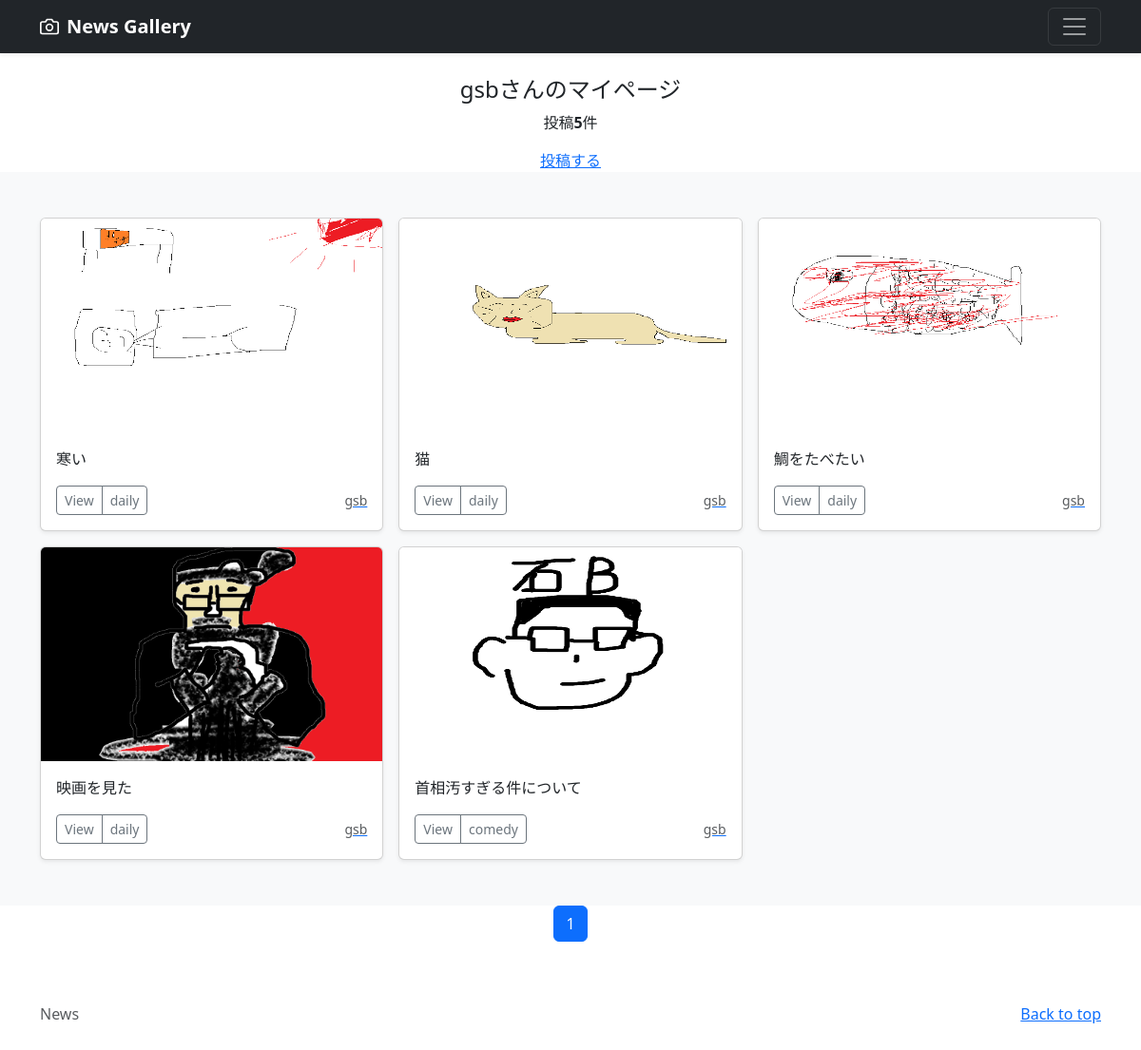
The app's page /mypage/ (signed in) with its own data.
### accounts/models.py (models this page shows)
class CustomUser(AbstractUser):
    pass

### newsapp/models.py (models this page shows, shortened)
class NewsPost(models.Model):
    user = models.ForeignKey(
        CustomUser,
        verbose_name='ユーザー',
        on_delete=models.CASCADE
        )
    category = models.ForeignKey(
        Category,
        verbose_name='カテゴリ',
        on_delete=models.PROTECT
        )
    title = models.CharField(
        verbose_name='タイトル', # フィールドのタイトル
        max_length=200        # 最大文字数は200
        )
    comment = models.TextField(
        verbose_name='コメント',  # フィールドのタイトル
        )
    image1 = models.ImageField(
        verbose_name='イメージ1',# フィールドのタイトル
        upload_to = 'photos'   # MEDIA_ROOT以下のphotosにファイルを保存
        )
    image2 = models.ImageField(
        verbose_name='イメージ2',# フィールドのタイトル
        upload_to = 'photos',  # MEDIA_ROOT以下のphotosにファイルを保存
        blank=True,            # フィールド値の設定は必須でない
        null=True              # データベースにnullが保存されることを許容
        )
    posted_at = models.DateTimeField(
        verbose_name='投稿日時', # フィールドのタイトル
        auto_now_add=True       # 日時を自動追加
        )

class Category(models.Model):
    title = models.CharField(
        verbose_name='カテゴリ', # フィールドのタイトル
        max_length=20)

### newsapp/views.py (the view)
# urls.py: path('mypage/',views.MypageView.as_view(),name='mypage'),
class MypageView(ListView):
    template_name = 'mypage.html'
    paginate_by = 9
    def get_queryset(self):
        queryset  = NewsPost.objects.filter(user=self.request.user).order_by('-posted_at')
        return queryset

### newsapp/templates/mypage.html (shortened to what this page needs)
{% extends 'base.html' %}
{% block contents %}
{% if user.is_authenticated %}
    <br>
    <div style="text-align:center">
        <h4>{{ user.username }}さんのマイページ</h4>
        {% if object_list.count == 0 %}
            <p>{{ user.username }}さんの投稿はありません</p>
        {% else %}
        <p>投稿<strong>{{ object_list.count }}</strong>件</p>
        {% endif %}
        <a href="{% url 'newsapp:post' %}">投稿する</a>
    </div>
{% endif %}
{% include "news_list.html" %}
{% include "pagination.html" %}
{% endblock %}

### newsapp/templates/base.html (shortened to what this page needs)
{% load static %}
<html lang="ja">
  <head>
    <link href="https://cdn.jsdelivr.net/npm/bootstrap@5.3.0/dist/css/bootstrap.min.css" rel="stylesheet">
  </head>
  <body>
    <header data-bs-theme="dark">
      <div class="navbar navbar-dark bg-dark shadow-sm">
        <div class="container">
          <a href="{% url 'newsapp:index' %}" class="navbar-brand d-flex align-items-center">
            <strong>News Gallery</strong>
          </a>
          <button class="navbar-toggler" type="button" data-bs-toggle="collapse" data-bs-target="#navbarHeader" aria-controls="navbarHeader" aria-expanded="false" aria-label="Toggle navigation">
            <span class="navbar-toggler-icon"></span>
          </button>
        </div>
      </div>
    </header>
    <main>
      {% block contents %}{% endblock %}
    </main>
    <footer class="text-body-secondary py-5">
      <div class="container">
        <p class="float-end mb-1">
          <a href="{% url 'newsapp:index' %}">Back to top</a>
        </p>
        <p class="mb-1">News</p>
      </div>
    </footer>
  </body>
</html>

### newsapp/templates/news_list.html
  <div class="album py-5 bg-light">
    <div class="container">
      <div class="row row-cols-1 row-cols-sm-2 row-cols-md-3 g-3">
        {% for record in object_list %}
        <div class="col">
          <div class="card shadow-sm">
            <img src="{{ record.image1.url }}" class="bd-placeholder-img card-img-top" width="100%" height="225" xmlns="http://www.w3.org/2000/svg" role="img" aria-label="Placeholder: Thumbnail" preserveAspectRatio="xMidYMid slice" focusable="false"><title>Placeholder</title><rect width="100%" height="100%" fill="#55595c"/></img>
            <div class="card-body">
              <p class="card-text">{{ record.title }}</p>
              <div class="d-flex justify-content-between align-items-center">
                <div class="btn-group">
                  <button type="button" class="btn btn-sm btn-outline-secondary" onclick="location.href='{% url 'newsapp:news_detail' record.pk %}'">View</button>
                  <button type="button" class="btn btn-sm btn-outline-secondary" onclick="location.href='{% url 'newsapp:news_cat' category=record.category.id %}'">{{ record.category.title }}</button>
                </div>
                <a href='{% url 'newsapp:user_list' user=record.user.id %}'><small class="text-muted">{{ record.user.username }}</small></a>
              </div>
            </div>
          </div>
        </div>
        {% endfor %}
      </div>
    </div>
  </div>

### newsapp/templates/pagination.html (shortened to what this page needs)
<ul class="pagination"
    style="justify-content:center">
    {% for num in page_obj.paginator.page_range %}
        {% if page_obj.number == num %}
        <li class="page-item active">
            <span class="page-link">{{ num }}</span>
        </li>
        {% endif %}
    {% endfor %}
</ul>

### newsapp/templates/base.html (style rules this page uses)
.bd-placeholder-img { font-size: 1.125rem; text-anchor: middle; -webkit-user-select: none; -moz-user-select: none; user-select: none; }

### records on screen
CustomUser: username "gsb"
NewsPost: image1 (picture), title "寒い", category "daily", user.username "gsb"
NewsPost: image1 (picture), title "猫", category "daily", user.username "gsb"
NewsPost: image1 (picture), title "鯛をたべたい", category "daily", user.username "gsb"
NewsPost: image1 (picture), title "映画を見た", category "daily", user.username "gsb"
NewsPost: image1 (picture), title "首相汚すぎる件について", category "comedy", user.username "gsb"

### other values on screen
{{ object_list.count }} "5"
{{ num }} "1"
